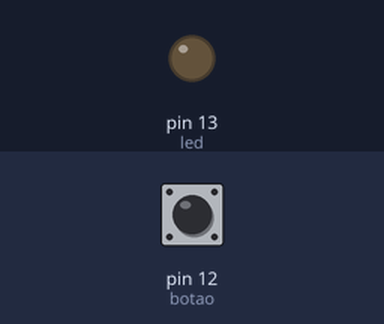
This sketch was run on a simulated Arduino Uno, built with avr-gcc and run on an emulated ATmega328P. Shown: output pins drawn as LEDs (lit = HIGH). Inputs (shaded band) come from the test bench; at power-on: pin 12 (botao) LOW.

Above: at 1.2 s.
1.3 s: pin 12 (botao) pulled HIGH for 0.15 s
At 1.37 s:
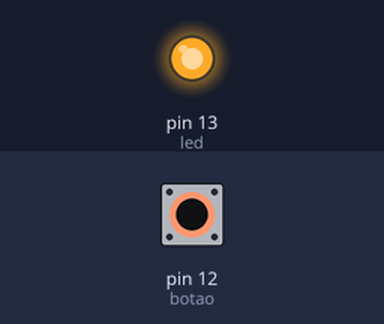
2.9 s: pin 12 (botao) pulled HIGH for 3.2 s
At 7.3 s:
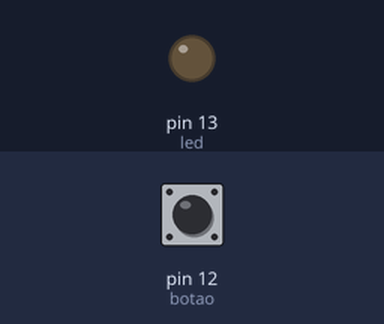
Timing chart, 0 to 8.8 s (numbered marks = the images above; inputs shaded):
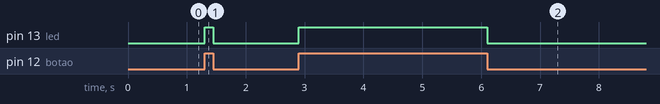

Measured:
- after the input at 1.3 s, pin 13 (led): LOW → HIGH at once, → LOW 0.15 s later
- after the input at 2.9 s, pin 13 (led): LOW → HIGH at once, → LOW 3.2 s later

The sketch:

Exercicio02.ino
```cpp
// LED com if (botao) - Adriano Rodrigues

int led   = 13, botao = 12;

void setup()
{
    pinMode(led, OUTPUT) ; pinMode(botao, INPUT);// Configuracao da porta digital do BOTAO
}

void loop()
{
    if (digitalRead(botao) == HIGH) digitalWrite(led, HIGH); // Escreve 5V na porta LED
    else digitalWrite(led, LOW); // Escreve 0V na porta LED
}
```
